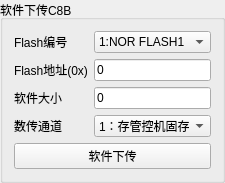
           <widget class="QGroupBox" name="groupBox_10">
            <property name="title">
             <string>软件下传C8B</string>
            </property>
            <layout class="QVBoxLayout" name="verticalLayout_9">
             <item>
              <layout class="QFormLayout" name="formLayout_5">
               <item row="0" column="0">
                <widget class="QLabel" name="label_44">
                 <property name="text">
                  <string>Flash编号</string>
                 </property>
                </widget>
               </item>
               <item row="1" column="0">
                <widget class="QLabel" name="label_45">
                 <property name="text">
                  <string>Flash地址(0x)</string>
                 </property>
                </widget>
               </item>
               <item row="1" column="1">
                <widget class="QLineEdit" name="lineEdit_flashaddr">
                 <property name="sizePolicy">
                  <sizepolicy hsizetype="Preferred" vsizetype="Fixed">
                   <horstretch>0</horstretch>
                   <verstretch>0</verstretch>
                  </sizepolicy>
                 </property>
                 <property name="text">
                  <string>0</string>
                 </property>
                </widget>
               </item>
               <item row="2" column="0">
                <widget class="QLabel" name="label_46">
                 <property name="text">
                  <string>软件大小</string>
                 </property>
                </widget>
               </item>
               <item row="2" column="1">
                <widget class="QLineEdit" name="lineEdit_Software_size">
                 <property name="text">
                  <string>0</string>
                 </property>
                </widget>
               </item>
               <item row="3" column="0">
                <widget class="QLabel" name="label_48">
                 <property name="text">
                  <string>数传通道</string>
                 </property>
                </widget>
               </item>
               <item row="3" column="1">
                <widget class="QComboBox" name="comboBox_C8B_4">
                 <item>
                  <property name="text">
                   <string>1：存管控机固存</string>
                  </property>
                 </item>
                 <item>
                  <property name="text">
                   <string>2：存平台固存</string>
                  </property>
                 </item>
                </widget>
               </item>
               <item row="0" column="1">
                <widget class="QComboBox" name="comboBox_C8B_1">
                 <item>
                  <property name="text">
                   <string>1:NOR FLASH1</string>
                  </property>
                 </item>
                 <item>
                  <property name="text">
                   <string>2:NOR FLASH2</string>
                  </property>
                 </item>
                 <item>
                  <property name="text">
                   <string>3:NAND FLASH</string>
                  </property>
                 </item>
                </widget>
               </item>
              </layout>
             </item>
             <item>
              <widget class="QPushButton" name="pushButton_sorftDown">
               <property name="text">
                <string>软件下传</string>
               </property>
              </widget>
             </item>
            </layout>
           </widget>
